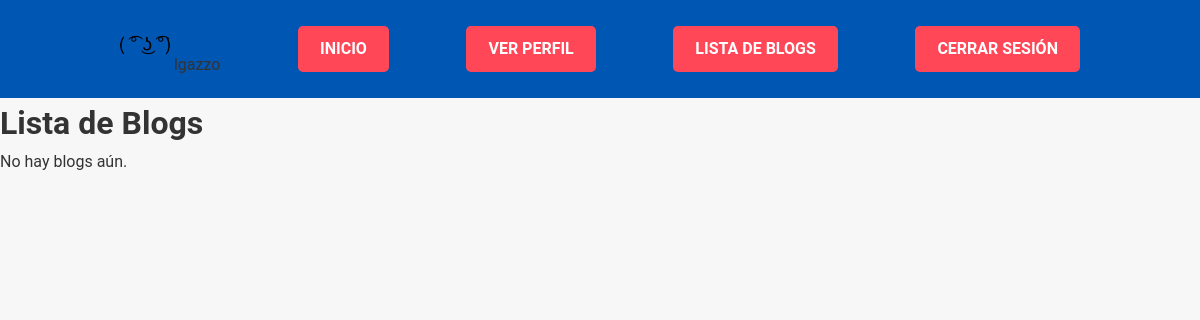
Page /pages/ (signed in) on the earlier database version.
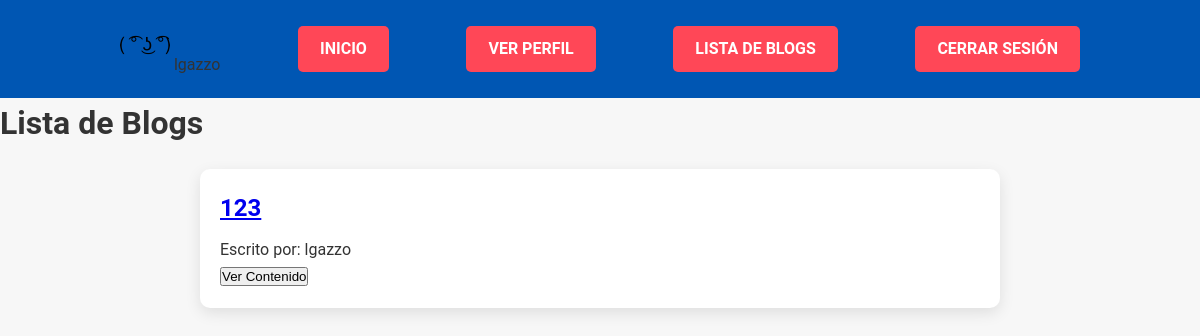
Same page on the later database version.
### blog/models.py (models this page shows)
class Blog(models.Model):
    CATEGORY_CHOICES = [
        ('Política', 'Política'),
        ('Tecnología', 'Tecnología'),
        ('Ciencia', 'Ciencia'),
        ('Humor', 'Humor'),
    ]
    title = models.CharField(max_length=200)
    subtitle = models.CharField(max_length=200)
    body = RichTextField()
    author = models.ForeignKey(
        settings.AUTH_USER_MODEL,
        on_delete=models.CASCADE
    )
    date = models.DateTimeField(auto_now_add=True)
    image = models.ImageField(upload_to='blog_images/')
    category = models.CharField(max_length=100, choices=CATEGORY_CHOICES, default='Humor')

### accounts/models.py (models this page shows)
class CustomUser(AbstractUser):
    profile_image = models.ImageField(upload_to='profile_images/', blank=True, null=True)
    description = models.TextField(blank=True, null=True)
    website = models.URLField(blank=True, null=True)

### blog/views.py (the view)
# urls.py: path('', views.blog_list, name='blog_list'),
def blog_list(request):
    blogs = Blog.objects.all().order_by('-date')
    return render(request, 'blog/blog_list.html', {'blogs': blogs})

### blog/templates/blog/blog_list.html (shortened to what this page needs)
{% load static %}
<!DOCTYPE html>
<html>
<head>
    <link rel="stylesheet" href="{% static 'css/style.css' %}">
</head>
<body>
    <header>
        <div class="container">
            {% if user.is_authenticated %}
                <span class="user-info">
                {% if user.profile_image %}
                    <img src="{{ user.profile_image.url }}" alt="Avatar" class="user-avatar">
                {% else %}
                    <img src="{% static '/avatars/default-avatar.png' %}" alt="Avatar" class="user-avatar">
                {% endif %}
                {{ user.username }}
                </span>
                <a href="{% url 'landing' %}" class="header-button">Inicio</a>
                <a href="{% url 'profile' %}" class="header-button">Ver Perfil</a>
                <a href="{% url 'blog_list' %}" class="header-button">Lista de Blogs</a>
                <a href="{% url 'logout' %}" class="header-button">Cerrar Sesión</a>
            {% else %}
                <a href="{% url 'login' %}" class="header-button">Iniciar Sesión</a>
                <a href="{% url 'signup' %}" class="header-button">Registrarse</a>
            {% endif %}
        </div>
    </header>
    <h1>Lista de Blogs</h1>
    <div class="blog-list-container">
        {% for blog in blogs %}
            <div class="blog-preview">
                <h2><a href="{% url 'blog_detail' pk=blog.pk %}">{{ blog.title }}</a></h2>
                <p>Escrito por: {{ blog.author }}</p>
                <button onclick="toggleContent('content-{{ blog.id }}')">Ver Contenido</button>
            </div>
        {% empty %}
            <p>No hay blogs aún.</p>
        {% endfor %}
    </div>
</body>
</html>

Differences in the rows shown:
added Blog: title "123", author "lgazzo"
Other differences:
text no longer shown: "No hay blogs aún."
